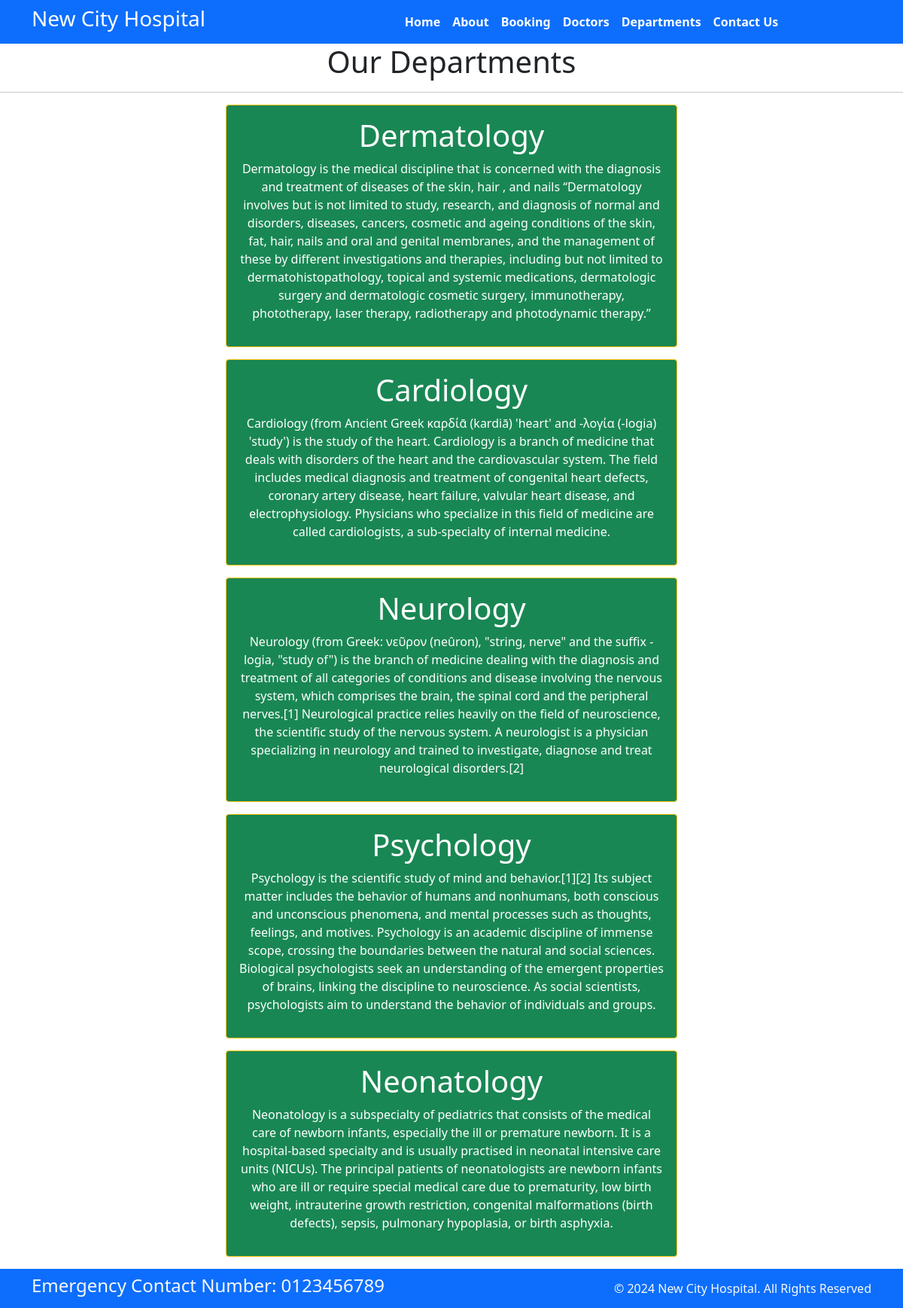
Screenshot of /department with the database file from the repository.
### home/models.py (models this page shows, shortened)
class Departments(models.Model):
    dep_name = models.CharField( max_length=100)
    dep_descri= models.TextField()

### home/views.py (the view)
# urls.py: path('department',views.department,name='department'),
def department(request):
    dict_dept={
        'dept':Departments.objects.all()
    }
    return render(request,'department.html',dict_dept)

### templates/department.html (shortened to what this page needs)
{% extends 'base.html' %}
{% block content%}
<h1 class="text-center"> Our Departments </h1>
<hr>
{% for d in  dept %}
<div class="mx-auto w-50 bg-success text-center text-white p-3 my-3 border border-warning rounded">
<h1>{{d.dep_name}}</h1>
<p> {{d.dep_descri}}<p>
</div>
{% endfor %}
{% endblock %}

### rows the page displays
Departments: dep_name "Dermatology", dep_descri "Dermatology is the medical discipline that is concerned with the diagnosis and treatment of diseases of the skin, hair , and nails “Dermatology involves but is not limited to study, research, and diagnosis of normal and disorders, diseases, cancers, cosmetic and ageing conditions of the skin, fat, hair, nails and oral and genital membranes, and the management of these by different investigations and therapies, including but not limited to dermatohistopathology, topical and systemic medications, dermatologic surgery and dermatologic cosmetic surgery, immunotherapy, phototherapy, laser therapy, radiotherapy and photodynamic therapy.”"
Departments: dep_name "Cardiology", dep_descri "Cardiology (from Ancient Greek καρδίᾱ (kardiā) 'heart' and -λογία (-logia) 'study') is the study of the heart. Cardiology is a branch of medicine that deals with disorders of the heart and the cardiovascular system. The field includes medical diagnosis and treatment of congenital heart defects, coronary artery disease, heart failure, valvular heart disease, and electrophysiology. Physicians who specialize in this field of medicine are called cardiologists, a sub-specialty of internal medicine."
Departments: dep_name "Neurology", dep_descri "Neurology (from Greek: νεῦρον (neûron), \"string, nerve\" and the suffix -logia, \"study of\") is the branch of medicine dealing with the diagnosis and treatment of all categories of conditions and disease involving the nervous system, which comprises the brain, the spinal cord and the peripheral nerves.[1] Neurological practice relies heavily on the field of neuroscience, the scientific study of the nervous system. A neurologist is a physician specializing in neurology and trained to investigate, diagnose and treat neurological disorders.[2]"
Departments: dep_name "Psychology", dep_descri "Psychology is the scientific study of mind and behavior.[1][2] Its subject matter includes the behavior of humans and nonhumans, both conscious and unconscious phenomena, and mental processes such as thoughts, feelings, and motives. Psychology is an academic discipline of immense scope, crossing the boundaries between the natural and social sciences. Biological psychologists seek an understanding of the emergent properties of brains, linking the discipline to neuroscience. As social scientists, psychologists aim to understand the behavior of individuals and groups."
Departments: dep_name "Neonatology", dep_descri "Neonatology is a subspecialty of pediatrics that consists of the medical care of newborn infants, especially the ill or premature newborn. It is a hospital-based specialty and is usually practised in neonatal intensive care units (NICUs). The principal patients of neonatologists are newborn infants who are ill or require special medical care due to prematurity, low birth weight, intrauterine growth restriction, congenital malformations (birth defects), sepsis, pulmonary hypoplasia, or birth asphyxia."
